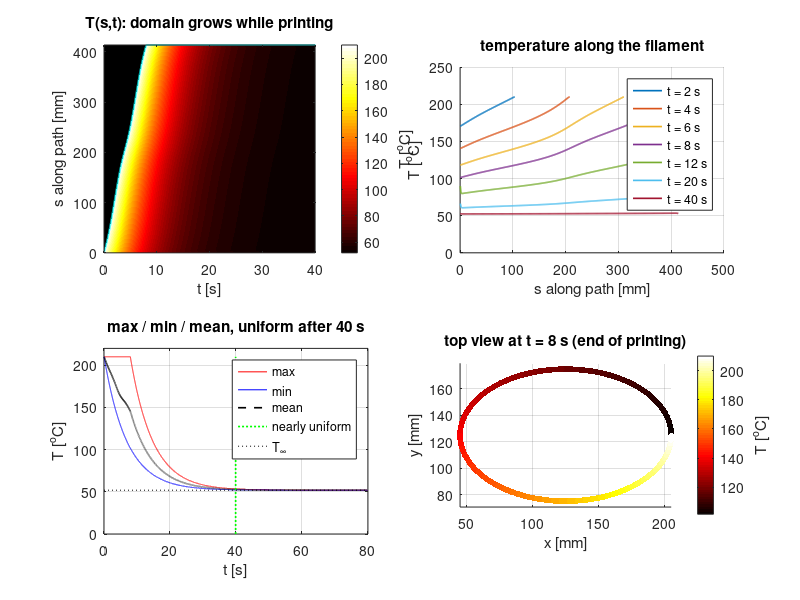

This chart was generated by the following MATLAB code:
clc;
clear all;

%parameters assumed

f.rho  = 1240;        % [kg/m^3]   density
f.c    = 1800;        % [J/(kg K)] specific heat capacity
f.k    = 0.13;        % [W/(m K)]  thermal conductivity
f.a    = 0.4e-3;      % [m]        side of the square cross-section (0.4 mm nozzle)
% heat exchange through the sides
f.hair = 10;          % [W/(m^2 K)] convection to air (no part-cooling fan)
f.hbed = 100;         % [W/(m^2 K)] contact with the heated bed temp
f.Te   = 25;          % [C] environment (as in Q1.5)
f.Tb   = 60;          % [C] heated bed (typical for PLA)
f.Tn   = 210;          % [C] nozzle temperature

A = 0.080;  B = 0.050;          % metres (Q1.4)
Tlap = 8;   %seconds one lap

%derived coeffs from report

Ac= f.a^2;
alpha = f.k/(f.rho*f.c);
lair=f.hair*3*f.a/(f.rho*f.c*Ac);
lbed=f.hbed*1*f.a/(f.rho*f.c*Ac);
lambda=lair+lbed;
Tuni=(lair*f.Te+lbed*f.Tb)/lambda; %uniform temperature


fprintf('alpha = %.2e m^2/s, lam_air = %.4f 1/s, lam_bed = %.4f 1/s\n', alpha, lair, lbed);
fprintf('Local cooling time constant tau = 1/lam = %.1f s\n', 1/lambda);
fprintf('Final (uniform) temperature T_inf = %.1f C\n\n', Tuni);

w=2*pi/Tlap;
spd= @(t) w*sqrt(A^2*sin(w*t).^2+B^2*cos(w*t).^2);
L=integral(spd, 0, Tlap);

fprintf('Ellipse parameterL=%.1f mm, printed in %.0f s\n', 1000*L, Tlap);

ds=1e-3;
N= round(L/ds);
ds=L/N;
sc=((1:N)'-0.5)*ds;
dt=5e-3;
dt_max= 1/(2*alpha/ds^2+lambda);   %explicit Euler

fprintf('N = %d cells, ds = %.3f mm, dt = %.3f s (stability limit %.2f s)\n\n', ...
        N, 1000*ds, dt, dt_max);

tEnd=80; %simulated time

t=0:dt:tEnd;

nt=numel(t);

ell=min(cumtrapz(t, spd(t)),L); %print length

ell(t>=Tlap)= L;

%for growing domain

T=f.Tn*ones(N,1); 
Tsave=nan(N, nt);   %not printed yet

for n=1:nt
    printing=t(n)<Tlap;
    if printing
        kn=min(N,max(1,ceil(ell(n)/ds)));
        act=(1:N)'<kn;%already printed
        T(kn)=f.Tn; %on nozzle
        Tl=[T(1); T(1:N-1)]; %left neighbour
        Tr= [T(2:N); T(N)];
    else
        kn=N+1;
        act=true(N,1);
        Tl = [T(N); T(1:N-1)];                    
        Tr = [T(2:N); T(1)];
    end
    Ts=T;
    Ts((1:N)'>kn)=NaN;
    if printing,
        Ts(kn)=f.Tn
    end
    Tsave(:,n)=Ts; %store

    %now calculating the PDE for every cell
    dTdt=alpha*(Tl-2*T+Tr)/ds^2+lair*(f.Te-T)+lbed*(f.Tb-T);
    T(act)=T(act)+dt*dTdt(act);
end

Tmax=max(Tsave, [], 1);
Tmin=min(Tsave, [], 1);
Tmean=mean(Tsave, 1, 'omitnan');
tol=1;
iu= find(t>Tlap &(Tmax-Tmin)<tol, 1);


fprintf('Smallest spread after printing: %.2f C\n', min(Tmax(t > Tlap) - Tmin(t > Tlap)));
fprintf('Nearly uniform (spread < %.0f C) at t = %.1f s  (%.1f s after printing ended)\n', ...
        tol, t(iu), t(iu) - Tlap);
fprintf('Mean temperature then: %.1f C (T_inf = %.1f C)\n', Tmean(iu), Tuni);


%plotting

figure('Name','Q1.6', 'Position', [80 80 1100 750]);
 
subplot(2,2,1);                                   % T(s,t) map: growing domain
imagesc(t, 1000*sc, Tsave, 'AlphaData', double(~isnan(Tsave))); axis xy;
colormap(gca, hot); cb = colorbar; ylabel(cb, 'T [^oC]');
hold on; plot(t, 1000*ell, 'c', 'LineWidth', 1.2);
xlabel('t [s]'); ylabel('s along path [mm]'); xlim([0 40]);
title('T(s,t): domain grows while printing');
 
subplot(2,2,2);                                   % snapshots along the path
snap = [2 4 6 Tlap 12 20 40];
hold on;
for j = 1:numel(snap)
    [~, nj] = min(abs(t - snap(j)));
    plot(1000*sc, Tsave(:,nj), 'LineWidth', 1.2, 'DisplayName', sprintf('t = %g s', snap(j)));
end
grid on; xlabel('s along path [mm]'); ylabel('T [^oC]');
title('temperature along the filament'); legend('Location','northeast');
 
subplot(2,2,3);                                   % uniformity
plot(t, Tmax, 'r', t, Tmin, 'b', t, Tmean, 'k--', 'LineWidth', 1.2); hold on;
plot([t(iu) t(iu)], [0 f.Tn], 'g:', 'LineWidth', 1.2);
plot([0 tEnd], [Tuni Tuni], 'k:');
grid on; xlabel('t [s]'); ylabel('T [^oC]'); ylim([0 f.Tn+10]);
title(sprintf('max / min / mean, uniform after %.0f s', t(iu)));
legend('max','min','mean','nearly uniform','T_\infty','Location','northeast');
 
subplot(2,2,4);                                   % top view at end of printing
[~, ne] = min(abs(t - (Tlap - dt)));
phi = zeros(N,1);                                 % map arc length -> angle on ellipse
pg  = linspace(0, 2*pi, 4001);
sg  = cumtrapz(pg/w, spd(pg/w));
phi(:) = interp1(sg, pg, sc);
scatter(1000*(0.125 + A*cos(phi)), 1000*(0.125 + B*sin(phi)), 18, Tsave(:,ne), 'filled');
axis equal; grid on; colormap(gca, hot); cb = colorbar; ylabel(cb, 'T [^oC]');
xlabel('x [mm]'); ylabel('y [mm]'); title(sprintf('top view at t = %.0f s (end of printing)', Tlap));
